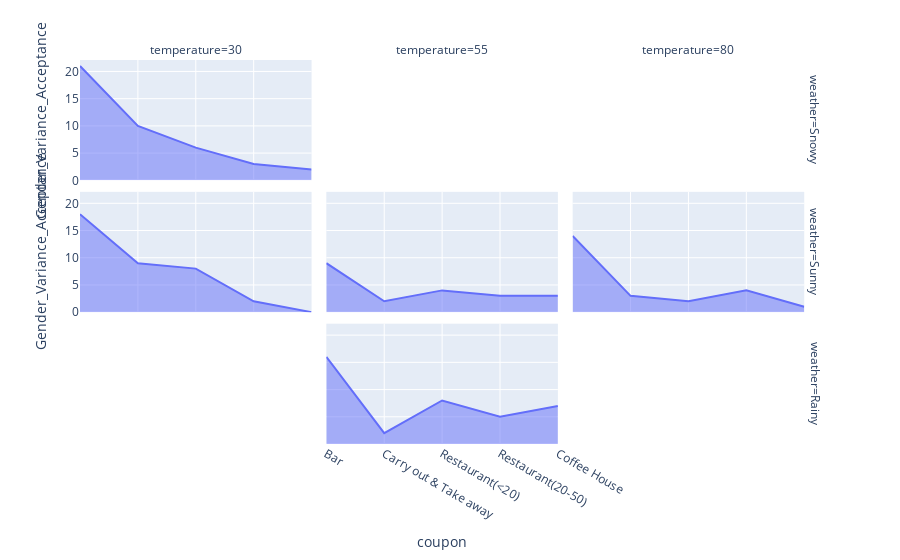

This figure's notebook cell:
### Code cell
acceptance_rate_with_coupon = non_habbit_data.groupby(['temperature','gender','weather','coupon'])['Y'].value_counts(normalize=True).unstack().fillna(0)
acceptance_rate_with_coupon = acceptance_rate_with_coupon.reset_index()
acceptance_rate_with_coupon.columns = ['temperature','gender','weather','coupon', 'rejected', 'accepted']
acceptance_rate_with_coupon = acceptance_rate_with_coupon.sort_values(by=['temperature','weather'], ascending=False)


acceptance_rate_with_coupon["accepted"] = acceptance_rate_with_coupon["accepted"].apply(lambda x: math.floor(x * 100))
acceptance_rate_with_coupon["rejected"] = acceptance_rate_with_coupon["rejected"].apply(lambda x: math.floor(x * 100))
print("Acceptance rate Facet Grid")

gr = sns.FacetGrid(acceptance_rate_with_coupon, row='weather',col='temperature',height=5, aspect=1)
gr.map_dataframe(sns.barplot, x='coupon', y='accepted',hue='gender',color='blue', palette='bright')
gr.set_axis_labels('Temperature', 'Acceptance Rate in %')
gr.set_titles(col_template="{col_name}")
gr.tick_params(axis='x', rotation=45)
gr.add_legend()
plt.show()

print("Rejected rate Facet Grid")

gr = sns.FacetGrid(acceptance_rate_with_coupon, row='weather',col='temperature',height=5, aspect=1)
gr.map_dataframe(sns.barplot, x='coupon', y='rejected',hue='gender',color='red', palette='dark')
gr.set_axis_labels('Temperature', 'rejection Rate in %')
gr.set_titles(col_template="{col_name}")
gr.tick_params(axis='x', rotation=45)
gr.add_legend()
plt.show()

# male vs female coupon acceptance rate variance

acceptance_rate_with_coupon_variance = non_habbit_data.groupby(['temperature','gender','weather','coupon'])['Y'].value_counts(normalize=True).unstack().fillna(0)
acceptance_rate_with_coupon_variance = acceptance_rate_with_coupon_variance.reset_index()
acceptance_rate_with_coupon_variance.columns = ['temperature','gender','weather','coupon', 'rejected', 'accepted']
acceptance_rate_with_coupon_variance = acceptance_rate_with_coupon_variance.sort_values(by=['temperature','weather'], ascending=False)



varience_df = acceptance_rate_with_coupon_variance.pivot_table(index=['temperature','weather','coupon'], columns ='gender', values=['accepted','rejected'])
varience_df.columns = ['_'.join(col).strip() for col in varience_df.columns.values]
varience_df = varience_df.reset_index()
varience_df['Gender_Variance_Acceptance'] = round((varience_df['accepted_Male'] - varience_df['accepted_Female']).abs(),2)
varience_df['Gender_Variance_Acceptance'] = varience_df['Gender_Variance_Acceptance'].apply(lambda x: math.floor(x * 100))

varience_df.head(10)

accepted_variance = varience_df[['temperature','weather','coupon','accepted_Female','accepted_Male','Gender_Variance_Acceptance']].sort_values(by=['Gender_Variance_Acceptance'], ascending=False)
accepted_variance.head(100)

# Acceptance rate variance by gender area chart
print("Accepted rate variance % by Gender Area Chart")
px.area(accepted_variance,x='coupon',y='Gender_Variance_Acceptance',facet_row='weather',facet_col='temperature').show()
  

# Acceptance rate variance by gender facet chart

print("Accepted rate variance % by Gender facet Grid")
gr = sns.FacetGrid(accepted_variance, row='weather',col='temperature',height=5, aspect=1)
gr.map_dataframe(sns.barplot, x='coupon', y='Gender_Variance_Acceptance', color='skyblue')
gr.set_axis_labels('Temperature', 'Acceptance Rate in %')
gr.set_titles(col_template="{col_name}")
gr.tick_params(axis='x', rotation=45)
gr.add_legend()
plt.show()

### Figure 1 — Plotly figure (JSON) as saved in the notebook; plotly's stock layout.template omitted (floating-point values rounded to 4 significant figures)
{"data": [{"fillpattern": {"shape": ""}, "hovertemplate": "weather=Snowy<br>temperature=30<br>coupon=%{x}<br>Gender_Variance_Acceptance=%{y}<extra></extra>", "legendgroup": "", "line": {"color": "#636efa"}, "marker": {"symbol": "circle"}, "mode": "lines", "name": "", "orientation": "v", "showlegend": false, "stackgroup": "1", "type": "scatter", "x": ["Bar", "Carry out & Take away", "Restaurant(<20)", "Restaurant(20-50)", "Coffee House"], "xaxis": "x7", "y": [21, 10, 6, 3, 2], "yaxis": "y7"}, {"fillpattern": {"shape": ""}, "hovertemplate": "weather=Sunny<br>temperature=30<br>coupon=%{x}<br>Gender_Variance_Acceptance=%{y}<extra></extra>", "legendgroup": "", "line": {"color": "#636efa"}, "marker": {"symbol": "circle"}, "mode": "lines", "name": "", "orientation": "v", "showlegend": false, "stackgroup": "1", "type": "scatter", "x": ["Bar", "Carry out & Take away", "Restaurant(<20)", "Restaurant(20-50)", "Coffee House"], "xaxis": "x4", "y": [18, 9, 8, 2, 0], "yaxis": "y4"}, {"fillpattern": {"shape": ""}, "hovertemplate": "weather=Sunny<br>temperature=55<br>coupon=%{x}<br>Gender_Variance_Acceptance=%{y}<extra></extra>", "legendgroup": "", "line": {"color": "#636efa"}, "marker": {"symbol": "circle"}, "mode": "lines", "name": "", "orientation": "v", "showlegend": false, "stackgroup": "1", "type": "scatter", "x": ["Bar", "Restaurant(<20)", "Coffee House", "Restaurant(20-50)", "Carry out & Take away"], "xaxis": "x5", "y": [9, 4, 3, 3, 2], "yaxis": "y5"}, {"fillpattern": {"shape": ""}, "hovertemplate": "weather=Sunny<br>temperature=80<br>coupon=%{x}<br>Gender_Variance_Acceptance=%{y}<extra></extra>", "legendgroup": "", "line": {"color": "#636efa"}, "marker": {"symbol": "circle"}, "mode": "lines", "name": "", "orientation": "v", "showlegend": false, "stackgroup": "1", "type": "scatter", "x": ["Bar", "Restaurant(20-50)", "Carry out & Take away", "Restaurant(<20)", "Coffee House"], "xaxis": "x6", "y": [14, 4, 3, 2, 1], "yaxis": "y6"}, {"fillpattern": {"shape": ""}, "hovertemplate": "weather=Rainy<br>temperature=55<br>coupon=%{x}<br>Gender_Variance_Acceptance=%{y}<extra></extra>", "legendgroup": "", "line": {"color": "#636efa"}, "marker": {"symbol": "circle"}, "mode": "lines", "name": "", "orientation": "v", "showlegend": false, "stackgroup": "1", "type": "scatter", "x": ["Bar", "Restaurant(<20)", "Coffee House", "Restaurant(20-50)", "Carry out & Take away"], "xaxis": "x2", "y": [16, 8, 7, 5, 2], "yaxis": "y2"}], "layout": {"annotations": [{"font": {}, "showarrow": false, "text": "temperature=30", "x": 0.1567, "xanchor": "center", "xref": "paper", "y": 1.0, "yanchor": "bottom", "yref": "paper"}, {"font": {}, "showarrow": false, "text": "temperature=55", "x": 0.49, "xanchor": "center", "xref": "paper", "y": 1.0, "yanchor": "bottom", "yref": "paper"}, {"font": {}, "showarrow": false, "text": "temperature=80", "x": 0.8233, "xanchor": "center", "xref": "paper", "y": 1.0, "yanchor": "bottom", "yref": "paper"}, {"font": {}, "showarrow": false, "text": "weather=Rainy", "textangle": 90, "x": 0.98, "xanchor": "left", "xref": "paper", "y": 0.1567, "yanchor": "middle", "yref": "paper"}, {"font": {}, "showarrow": false, "text": "weather=Sunny", "textangle": 90, "x": 0.98, "xanchor": "left", "xref": "paper", "y": 0.5, "yanchor": "middle", "yref": "paper"}, {"font": {}, "showarrow": false, "text": "weather=Snowy", "textangle": 90, "x": 0.98, "xanchor": "left", "xref": "paper", "y": 0.8433, "yanchor": "middle", "yref": "paper"}], "legend": {"tracegroupgap": 0}, "margin": {"t": 60}, "xaxis": {"anchor": "y", "domain": [0, 0.3133], "title": {"text": "coupon"}}, "xaxis2": {"anchor": "y2", "domain": [0.3333, 0.6467], "matches": "x", "title": {"text": "coupon"}}, "xaxis3": {"anchor": "y3", "domain": [0.6667, 0.98], "matches": "x", "title": {"text": "coupon"}}, "xaxis4": {"anchor": "y4", "domain": [0, 0.3133], "matches": "x", "showticklabels": false}, "xaxis5": {"anchor": "y5", "domain": [0.3333, 0.6467], "matches": "x", "showticklabels": false}, "xaxis6": {"anchor": "y6", "domain": [0.6667, 0.98], "matches": "x", "showticklabels": false}, "xaxis7": {"anchor": "y7", "domain": [0, 0.3133], "matches": "x", "showticklabels": false}, "xaxis8": {"anchor": "y8", "domain": [0.3333, 0.6467], "matches": "x", "showticklabels": false}, "xaxis9": {"anchor": "y9", "domain": [0.6667, 0.98], "matches": "x", "showticklabels": false}, "yaxis": {"anchor": "x", "domain": [0, 0.3133], "title": {"text": "Gender_Variance_Acceptance"}}, "yaxis2": {"anchor": "x2", "domain": [0, 0.3133], "matches": "y", "showticklabels": false}, "yaxis3": {"anchor": "x3", "domain": [0, 0.3133], "matches": "y", "showticklabels": false}, "yaxis4": {"anchor": "x4", "domain": [0.3433, 0.6567], "matches": "y", "title": {"text": "Gender_Variance_Acceptance"}}, "yaxis5": {"anchor": "x5", "domain": [0.3433, 0.6567], "matches": "y", "showticklabels": false}, "yaxis6": {"anchor": "x6", "domain": [0.3433, 0.6567], "matches": "y", "showticklabels": false}, "yaxis7": {"anchor": "x7", "domain": [0.6867, 1.0], "matches": "y", "title": {"text": "Gender_Variance_Acceptance"}}, "yaxis8": {"anchor": "x8", "domain": [0.6867, 1.0], "matches": "y", "showticklabels": false}, "yaxis9": {"anchor": "x9", "domain": [0.6867, 1.0], "matches": "y", "showticklabels": false}}}
